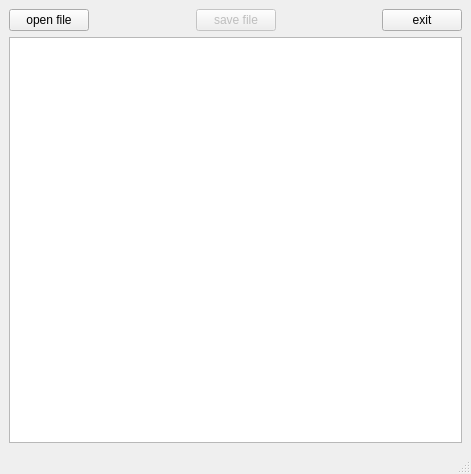
<?xml version="1.0" encoding="UTF-8"?>
<ui version="4.0">
 <class>notepad</class>
 <widget class="QMainWindow" name="notepad">
  <property name="geometry">
   <rect>
    <x>0</x>
    <y>0</y>
    <width>471</width>
    <height>474</height>
   </rect>
  </property>
  <property name="windowTitle">
   <string>MainWindow</string>
  </property>
  <widget class="QWidget" name="centralwidget">
   <layout class="QVBoxLayout" name="verticalLayout">
    <item>
     <layout class="QHBoxLayout" name="horizontalLayout">
      <item>
       <widget class="QPushButton" name="openButton">
        <property name="text">
         <string>open file</string>
        </property>
       </widget>
      </item>
      <item>
       <spacer name="horizontalSpacer">
        <property name="orientation">
         <enum>Qt::Horizontal</enum>
        </property>
        <property name="sizeHint" stdset="0">
         <size>
          <width>40</width>
          <height>20</height>
         </size>
        </property>
       </spacer>
      </item>
      <item>
       <widget class="QPushButton" name="button_save">
        <property name="enabled">
         <bool>false</bool>
        </property>
        <property name="text">
         <string>save file</string>
        </property>
       </widget>
      </item>
      <item>
       <spacer name="horizontalSpacer_2">
        <property name="orientation">
         <enum>Qt::Horizontal</enum>
        </property>
        <property name="sizeHint" stdset="0">
         <size>
          <width>40</width>
          <height>20</height>
         </size>
        </property>
       </spacer>
      </item>
      <item>
       <widget class="QPushButton" name="closeButton">
        <property name="text">
         <string>exit</string>
        </property>
       </widget>
      </item>
     </layout>
    </item>
    <item>
     <widget class="QTextEdit" name="editor_window"/>
    </item>
   </layout>
  </widget>
  <widget class="QMenuBar" name="menubar">
   <property name="geometry">
    <rect>
     <x>0</x>
     <y>0</y>
     <width>471</width>
     <height>22</height>
    </rect>
   </property>
  </widget>
  <widget class="QStatusBar" name="statusbar"/>
 </widget>
 <resources/>
 <connections>
  <connection>
   <sender>closeButton</sender>
   <signal>clicked(bool)</signal>
   <receiver>notepad</receiver>
   <slot>close()</slot>
   <hints>
    <hint type="sourcelabel">
     <x>350</x>
     <y>47</y>
    </hint>
    <hint type="destinationlabel">
     <x>443</x>
     <y>38</y>
    </hint>
   </hints>
  </connection>
 </connections>
</ui>
